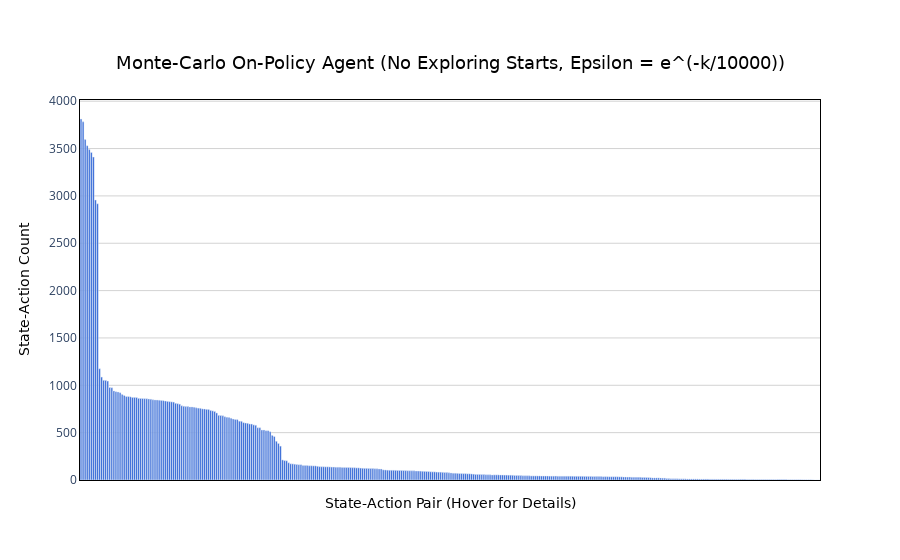

Write notebook code for a chart like this one.
### Code cell
plot_state_action_counts(mcop_agent_4.n_counter, "Monte-Carlo On-Policy Agent (No Exploring Starts, Epsilon = e^(-k/10000))")

### Figure 1 — Plotly figure (JSON) as saved in the notebook; plotly's stock layout.template omitted (floating-point values rounded to 4 significant figures; data arrays with more than 128 entries replaced by an {"elided": "..."} marker saying what was removed)
{"data": [{"hoverinfo": "text", "hoverlabel": {"bgcolor": "rgba(60, 60, 60, 0.85)", "bordercolor": "rgba(60, 60, 60, 0.85)", "font": {"color": "white", "family": "DejaVu Sans, Arial, sans-serif"}}, "hovertext": {"elided": "360 str values"}, "marker": {"color": "#245cd4"}, "type": "bar", "x": {"elided": "360 str values"}, "y": {"elided": "360 int values"}}], "layout": {"plot_bgcolor": "white", "title": {"font": {"color": "black", "family": "DejaVu Sans, Arial, sans-serif", "size": 18}, "text": "Monte-Carlo On-Policy Agent (No Exploring Starts, Epsilon = e^(-k/10000))", "x": 0.5, "xanchor": "center", "y": 0.9, "yanchor": "top"}, "xaxis": {"linecolor": "black", "linewidth": 1, "mirror": true, "showline": true, "tickmode": "array", "ticktext": [], "tickvals": [], "title": {"font": {"color": "black", "family": "DejaVu Sans, Arial, sans-serif", "size": 14}, "text": "State-Action Pair (Hover for Details)"}}, "yaxis": {"gridcolor": "lightgray", "gridwidth": 1, "linecolor": "black", "linewidth": 1, "mirror": true, "showgrid": true, "showline": true, "title": {"font": {"color": "black", "family": "DejaVu Sans, Arial, sans-serif", "size": 14}, "text": "State-Action Count"}}}}
